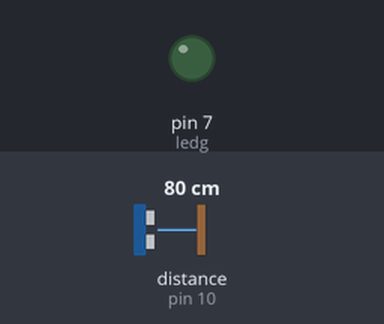
Bench run of a sketch on a simulated Arduino Uno, built with avr-gcc and run on an emulated ATmega328P. Parts: output pins drawn as LEDs (lit = HIGH). Wiring (inferred from the names in the program): ultrasonic range finder: trigger pin 9; echo pin 10. The test bench sets the inputs (shaded band); at power-on: distance to the obstacle (sensor on pin 10) 80 cm. The echo pulse lasts 58.3 µs per cm; pins used as bus, display or sensor lines are not drawn.

Above: at 1.2 s.
1.3 s: distance to the obstacle (sensor on pin 10) set to 109 cm
2.8 s: distance to the obstacle (sensor on pin 10) set to 117 cm
At 4.0 s:
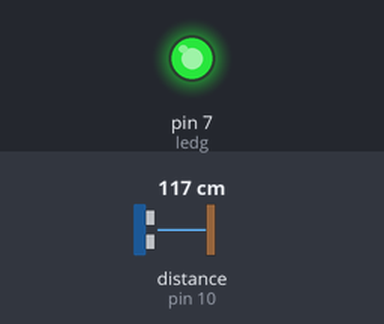
4.3 s: distance to the obstacle (sensor on pin 10) set to 2 cm
At 5.1 s:
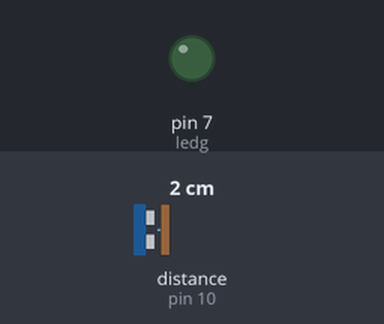
5.8 s: distance to the obstacle (sensor on pin 10) set to 120 cm
At 6.5 s:
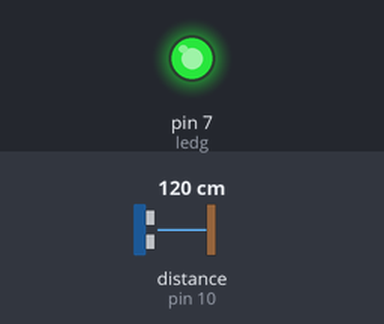
Timing chart, 0 to 8.3 s (numbered marks = the images above; inputs shaded):
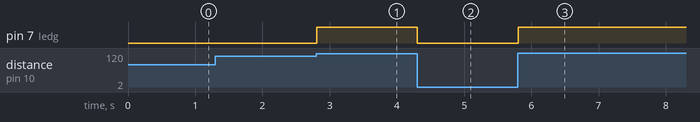

The sketch:

brightness_using_ultrasonic.ino
```cpp
// C++ code
//
const int ledg=7;
const int trig=9;
const int echo=10;
  long duration;
  int distance;
  int brightness;
  void setup()
{
  pinMode(ledg,OUTPUT);
    pinMode(trig,OUTPUT);
    pinMode(echo,INPUT);
  }
void loop()
{
  digitalWrite(trig,LOW);
  delayMicroseconds(2);
  digitalWrite(trig,HIGH);
  delayMicroseconds(10);
  digitalWrite(trig,LOW);

  duration=pulseIn(echo,HIGH);
  distance=duration*0.034/2;
  if(distance<20&&distance>200)
    digitalWrite(ledg,LOW);
  else
  {
  brightness=map(distance,20,200,0,255);
  analogWrite(ledg,brightness);
  }

}
```

Measured:
- the behaviour switches between 112 and 113 cm on distance to the obstacle (sensor on pin 10) (found by bisection; images 0 and 1)
- after the input at 1.3 s, every drawn part: stays the same
- after the input at 2.8 s, pin 7 (ledg): LOW → HIGH at once
- after the input at 4.3 s, pin 7 (ledg): HIGH → LOW at once
- after the input at 5.8 s, pin 7 (ledg): LOW → HIGH at once
